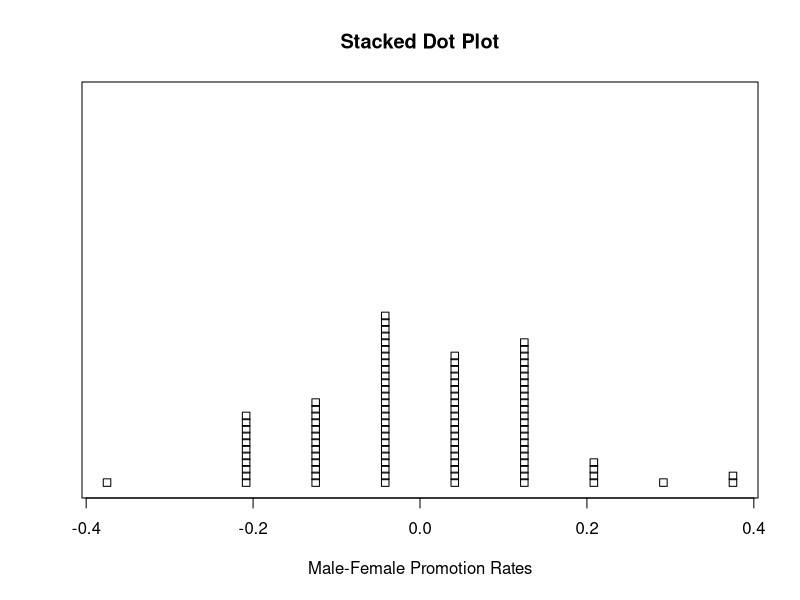

Generate this figure with R:
## -----------------------------------------------------------------------------
# this imports the ggplot2 library, which will be used for the visualization
library(ggplot2)


## -----------------------------------------------------------------------------
# this sets a seed for the randomizations to be replicable
# and we also set the number of times the test will be done
# in this case, 100 times
set.seed(10)
test_length <- 100

males <- 24
females <- 24
total <- males + females

promoted <- 35
not_promoted <- 13

obs_diff <- 21/males - 14/females

# this is the difference in promotion rate between men and women
print(obs_diff)


## -----------------------------------------------------------------------------
# the diffs vector will contain all the rates reached in each loop of the experiment
diffs <- numeric(test_length)

for (i in 1:test_length){
  # assign a vector with 35 1's to represent the promotions
  # and 13 0's to represent the not-promotions
  promos <- c(rep(1, promoted), rep(0, not_promoted))
  # then shuffle the values
  shuffle <- sample(promos)
  
  male_group <- shuffle[1:24]
  female_group <- shuffle[25:total]
  
  # as the promotions are represented with 1s and the not-promotions represented with 0s - when we do the mean we get the rate of promotion
  male_rate <- mean(male_group)
  female_rate <- mean(female_group)
  
  # and then store that difference in promotion in the diffs vector
  diffs[i] <- male_rate - female_rate
  
  # here we can also see which rates are greater than or equal to the observed difference - which are 3 different occasions out of the 100 tests
  if (diffs[i] >= obs_diff){
   cat(diffs[i], "\n") 
  }
}


## -----------------------------------------------------------------------------
draw_plot <- function(data){
  stripchart(data, method="stack", at=0,
             col="black",
             main="Stacked Dot Plot",
             xlab="Male-Female Promotion Rates")
}


## -----------------------------------------------------------------------------
draw_plot(diffs)


## -----------------------------------------------------------------------------
p_value <- round(mean(diffs >= obs_diff), digits=3)
cat("p-value:", p_value)
if (p_value <= 0.05){
  cat("Null Hypothesis Not Favored (<= 0.05) due to low p-value:", p_value, "\n")
}else{
  cat("Null Hypothesis Favored (> 0.05), due to high p-value:", p_value, "\n")
}

